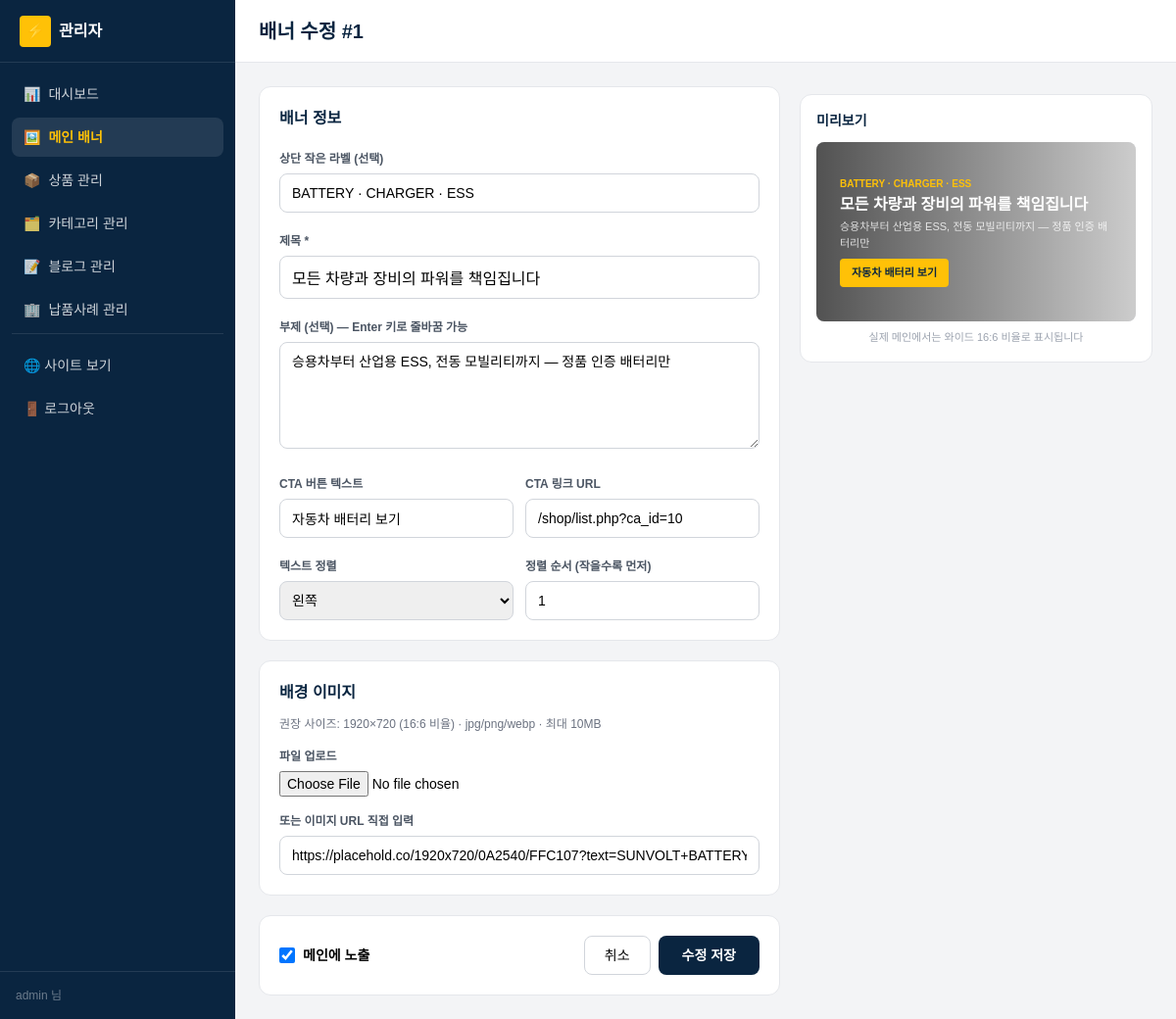
Screenshot of /admin/banner_form.php?id=1 (signed in) with the database file from the repository.
### tables this page shows
CREATE TABLE `banners` (
  `id`           INT          NOT NULL AUTO_INCREMENT,
  `title`        VARCHAR(255) NOT NULL,
  `subtitle`     VARCHAR(500) DEFAULT NULL,
  `image_url`    VARCHAR(500) NOT NULL,
  `cta_text`     VARCHAR(100) DEFAULT NULL,
  `cta_url`      VARCHAR(500) DEFAULT NULL,
  `accent_label` VARCHAR(80)  DEFAULT NULL,
  `text_align`   VARCHAR(10)  DEFAULT 'left',
  `sort_order`   INT          DEFAULT 0,
  `published`    TINYINT      NOT NULL DEFAULT 1,
  `created_at`   DATETIME     DEFAULT CURRENT_TIMESTAMP,
  PRIMARY KEY (`id`),
  KEY `idx_published_order` (`published`, `sort_order`)
);

### includes/db.php (called while the page is built, shortened)
<?php
function db(): PDO
{
    static $pdo = null;
    $cfg = require __DIR__ . '/config.php';
    $db  = $cfg['db'];
    $dsn = sprintf(
        'mysql:host=%s;port=%d;dbname=%s;charset=%s',
        $db['host'], $db['port'], $db['name'], $db['charset']
    );
    try {
        $pdo = new PDO($dsn, $db['user'], $db['pass'], [
            PDO::ATTR_ERRMODE            => PDO::ERRMODE_EXCEPTION,
            PDO::ATTR_DEFAULT_FETCH_MODE => PDO::FETCH_ASSOC,
            PDO::ATTR_EMULATE_PREPARES   => false,
            PDO::MYSQL_ATTR_INIT_COMMAND => "SET NAMES {$db['charset']} COLLATE utf8mb4_unicode_ci",
        ]);
    } catch (PDOException $e) {
        http_response_code(500);
        echo '<h1>DB 연결 실패</h1>';
        echo '<pre>' . htmlspecialchars($e->getMessage()) . '</pre>';
        echo '<p><b>점검 사항:</b><br>';
        echo '1) Laragon에서 MySQL이 실행 중인가?<br>';
        echo '2) sql/schema.sql을 import 했는가?<br>';
        echo '3) includes/config.php의 접속 정보가 맞는가?</p>';
        exit;
    }
    return $pdo;
}
function db_one(string $sql, array $params = []): ?array
{
    $stmt = db()->prepare($sql);
    $stmt->execute($params);
    $row = $stmt->fetch();
    return $row === false ? null : $row;
}

### includes/functions.php (called while the page is built, shortened)
<?php
require_once __DIR__ . '/db.php';
function h(?string $s): string
{
    return htmlspecialchars((string)$s, ENT_QUOTES | ENT_SUBSTITUTE, 'UTF-8');
}

### public/admin/banner_form.php (the view, shortened to what this page needs)
<?php
$id = (int)($_GET['id'] ?? $_POST['id'] ?? 0);
$is_edit = $id > 0;
$row = $is_edit ? db_one('SELECT * FROM banners WHERE id = ?', [$id])
                : ['title' => '', 'subtitle' => '', 'image_url' => '',
                   'cta_text' => '', 'cta_url' => '', 'accent_label' => '',
                   'text_align' => 'left', 'sort_order' => 99, 'published' => 1];
require __DIR__ . '/_layout_top.php';
?>
<form method="post" enctype="multipart/form-data" class="grid lg:grid-cols-[1fr_360px] gap-5 max-w-6xl">
  <div class="space-y-5">
    <div class="bg-white rounded-xl border p-5 space-y-4">
      <h3 class="font-bold text-primary">배너 정보</h3>
      <div>
        <label class="text-xs font-semibold text-gray-600">상단 작은 라벨 (선택)</label>
        <input type="text" name="accent_label" value="<?= h($row['accent_label']) ?>"
               placeholder="예) NEW · 신제품 / B2B 전용 / EVENT"
               class="mt-1 w-full h-10 px-3 border border-gray-300 rounded-lg text-sm
                      focus:outline-none focus:ring-2 focus:ring-accent">
      </div>
      <div>
        <label class="text-xs font-semibold text-gray-600">제목 *</label>
        <input type="text" name="title" required value="<?= h($row['title']) ?>"
               placeholder="모든 차량과 장비의 파워를 책임집니다"
               class="mt-1 w-full h-11 px-3 border border-gray-300 rounded-lg
                      focus:outline-none focus:ring-2 focus:ring-accent">
      </div>
      <div>
        <label class="text-xs font-semibold text-gray-600">부제 (선택) — Enter 키로 줄바꿈 가능</label>
        <textarea name="subtitle" rows="4"
                  placeholder="간단한 부연설명&#10;Enter 키 눌러 줄을 바꿀 수 있어요"
                  class="mt-1 w-full px-3 py-2 border border-gray-300 rounded-lg text-sm leading-relaxed
                         focus:outline-none focus:ring-2 focus:ring-accent"><?= h($row['subtitle']) ?></textarea>
      </div>
      <div class="grid grid-cols-2 gap-3">
        <div>
          <label class="text-xs font-semibold text-gray-600">CTA 버튼 텍스트</label>
          <input type="text" name="cta_text" value="<?= h($row['cta_text']) ?>"
                 placeholder="자동차 배터리 보기"
                 class="mt-1 w-full h-10 px-3 border border-gray-300 rounded-lg text-sm
                        focus:outline-none focus:ring-2 focus:ring-accent">
        </div>
        <div>
          <label class="text-xs font-semibold text-gray-600">CTA 링크 URL</label>
          <input type="text" name="cta_url" value="<?= h($row['cta_url']) ?>"
                 placeholder="/shop/list.php?ca_id=10"
                 class="mt-1 w-full h-10 px-3 border border-gray-300 rounded-lg text-sm
                        focus:outline-none focus:ring-2 focus:ring-accent">
        </div>
      </div>
      <div class="grid grid-cols-2 gap-3">
        <div>
          <label class="text-xs font-semibold text-gray-600">텍스트 정렬</label>
          <select name="text_align"
                  class="mt-1 w-full h-10 px-2 border border-gray-300 rounded-lg text-sm">
            <option value="left"   <?= $row['text_align']==='left'   ? 'selected':'' ?>>왼쪽</option>
          </select>
        </div>
        <div>
          <label class="text-xs font-semibold text-gray-600">정렬 순서 (작을수록 먼저)</label>
          <input type="number" name="sort_order" value="<?= (int)$row['sort_order'] ?>"
                 class="mt-1 w-full h-10 px-3 border border-gray-300 rounded-lg text-sm">
        </div>
      </div>
    </div>
    <div class="bg-white rounded-xl border p-5 space-y-3">
      <h3 class="font-bold text-primary">배경 이미지</h3>
      <p class="text-xs text-gray-500">권장 사이즈: 1920×720 (16:6 비율) · jpg/png/webp · 최대 10MB</p>
      <div>
        <label class="text-xs font-semibold text-gray-600">파일 업로드</label>
        <input type="file" name="image" accept="image/*" class="mt-1 block w-full text-sm">
      </div>
      <div>
        <label class="text-xs font-semibold text-gray-600">또는 이미지 URL 직접 입력</label>
        <input type="text" name="image_url" value="<?= h($row['image_url']) ?>"
               placeholder="https://placehold.co/1920x720/0A2540/FFC107?text=Banner"
               class="mt-1 w-full h-10 px-3 border border-gray-300 rounded-lg text-sm
                      focus:outline-none focus:ring-2 focus:ring-accent">
      </div>
    </div>
    <div class="bg-white rounded-xl border p-5 flex items-center justify-between flex-wrap gap-3">
      <label class="inline-flex items-center gap-2">
        <input type="checkbox" name="published" <?= $row['published'] ? 'checked' : '' ?> class="w-4 h-4">
        <span class="text-sm font-semibold">메인에 노출</span>
      </label>
      <div class="flex gap-2">
        <a href="/admin/banners.php" class="h-10 px-5 inline-flex items-center text-sm border border-gray-300 rounded-lg hover:bg-gray-50">
          취소
        </a>
        <button type="submit" class="h-10 px-6 inline-flex items-center text-sm font-bold rounded-lg bg-primary text-white hover:bg-primary-light">
          <?= $is_edit ? '수정 저장' : '배너 추가' ?>
        </button>
      </div>
    </div>
  </div>
  <div class="lg:sticky lg:top-24 self-start">
    <div class="bg-white rounded-xl border p-4">
      <h3 class="font-bold text-primary text-sm mb-3">미리보기</h3>
      <div class="relative aspect-[16/9] rounded-lg overflow-hidden bg-gray-200">
        <?php if ($row['image_url']): ?>
        <img src="<?= h($row['image_url']) ?>" class="absolute inset-0 w-full h-full object-cover">
        <?php endif; ?>
        <div class="absolute inset-0 bg-gradient-to-r from-black/60 via-black/30 to-transparent"></div>
        <div class="absolute inset-0 flex flex-col justify-center px-6 text-white">
          <?php if ($row['accent_label']): ?>
          <div class="text-[10px] font-bold text-accent mb-1"><?= h($row['accent_label']) ?></div>
          <?php endif; ?>
          <h4 class="font-extrabold text-base leading-tight mb-1 truncate"><?= h($row['title'] ?: '제목 미리보기') ?></h4>
          <?php if ($row['subtitle']): ?>
          <p class="text-[11px] text-white/80 mb-2 whitespace-pre-line line-clamp-3"><?= h($row['subtitle']) ?></p>
          <?php endif; ?>
          <?php if ($row['cta_text']): ?>
          <span class="inline-block px-3 py-1.5 text-[11px] bg-accent text-primary font-bold rounded w-fit"><?= h($row['cta_text']) ?></span>
          <?php endif; ?>
        </div>
      </div>
      <p class="text-[11px] text-gray-400 mt-2 text-center">실제 메인에서는 와이드 16:6 비율로 표시됩니다</p>
    </div>
  </div>
</form>
<?php require __DIR__ . '/_layout_bottom.php'; ?>

### rows the page displays
banners: accent_label "BATTERY · CHARGER · ESS", title "모든 차량과 장비의 파워를 책임집니다", subtitle "승용차부터 산업용 ESS, 전동 모빌리티까지 — 정품 인증 배터리만", cta_text "자동차 배터리 보기", cta_url "/shop/list.php?ca_id=10", text_align "왼쪽", sort_order "1", image_url "https://placehold.co/1920x720/0A2540/FFC107?text=SUNVOLT+BATTERY", published "☑"

### other values shown
$m['icon'] "📊"
$m['label'] "대시보드"
$m['icon'] "🖼️"
$m['label'] "메인 배너"
$m['icon'] "📦"
$m['label'] "상품 관리"
$m['icon'] "🗂️"
$m['label'] "카테고리 관리"
$m['icon'] "📝"
$m['label'] "블로그 관리"
$m['icon'] "🏢"
$m['label'] "납품사례 관리"
admin_user()['username'] "admin"
$admin_title "배너 수정 #1"
